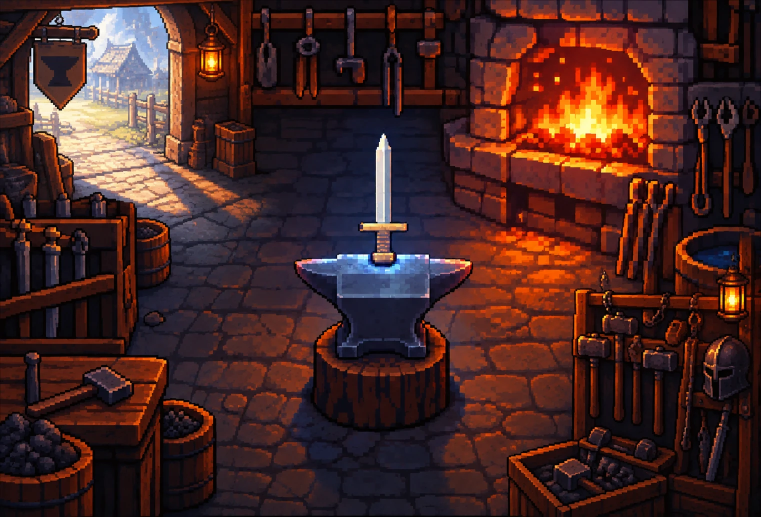
#> input picture assets/graphics/forge/forge_bg_source.webp, 1522 x 1033 px (shown at 1/2 size)
$ python make_forge_bg.py
#> lines starting #> are read from the running program, lines starting #| are printed output that depends on the picture
#> in main, source is the input picture: PIL image 1522x1033 RGB; mean R, G, B 71, 39, 36.1
### tools/make_font.py
"""한글 스프라이트 폰트 생성기.

src/, include/ 소스에서 쓰인 비ASCII 글자를 모아 16x16 스프라이트 폰트를 만든다.
- ASCII(33~126): Butano common_variable_8x16_font 글리프를 그대로 복사
- 그 밖의 글자: 굴림 12px로 렌더링 (흰 본체 + 오른쪽/아래 검은 그림자)

출력: graphics/hs_font.bmp, graphics/hs_font.json, include/hs_font.h
같은 글자로 사방에 검은 외곽선을 두른 폰트도 함께 만든다 (일시정지 화면처럼 배경이 복잡한 곳용):
graphics/hs_font_outline.bmp, graphics/hs_font_outline.json, include/hs_font_outline.h (hs::font_outline)
내용이 바뀌었을 때만 파일을 다시 쓰므로 Makefile EXTTOOL로 매 빌드마다 돌려도 된다.
"""

import os
import re
import struct
import sys

from PIL import Image, ImageDraw, ImageFont

ROOT = os.path.dirname(os.path.dirname(os.path.abspath(__file__)))
BUTANO_COMMON = os.path.join(ROOT, '..', 'butano', 'common')
ASCII_BMP = os.path.join(BUTANO_COMMON, 'graphics', 'common_variable_8x16_font.bmp')
ASCII_HEADER = os.path.join(BUTANO_COMMON, 'include', 'common_variable_8x16_sprite_font.h')
KOREAN_TTF = r'C:\Windows\Fonts\gulim.ttc'
KOREAN_SIZE = 12
KOREAN_WIDTH = 13      # 12px 글자 + 그림자 1px
KOREAN_TOP = 2

OUT_BMP = os.path.join(ROOT, 'graphics', 'hs_font.bmp')
OUT_JSON = os.path.join(ROOT, 'graphics', 'hs_font.json')
OUT_HEADER = os.path.join(ROOT, 'include', 'hs_font.h')

SMALL_SIZE = 10        # 작은 글꼴(hs::font_small): 10px 글자 + 사방 외곽선, 전부 굴림으로 그린다
SMALL_TOP = 3

CELL = 16
BODY = 14     # 흰색
SHADOW = 12   # 검은색


# [43 lines left out: functions collect_characters, read_ascii_widths, write_bmp_4bpp, not called in this run]


def write_if_changed(path, data):
    mode = 'rb' if isinstance(data, bytes) else 'r'
    if os.path.exists(path):
        kwargs = {} if mode == 'rb' else {'encoding': 'utf-8', 'newline': ''}
        with open(path, mode, **kwargs) as f:
            if f.read() == data:
                return False
    if isinstance(data, bytes):
        with open(path, 'wb') as f:
            f.write(data)
    else:
        with open(path, 'w', encoding='utf-8', newline='\n') as f:
            f.write(data)
    return True


# [180 lines left out: functions draw_outline, build_image, build_small, header_text, main, not called in this run]


# [2 lines that do not run on import are left out]

### tools/make_forge_bg.py
"""강화 화면 배경 변환기.

assets/graphics/forge/forge_bg_source.webp(대장간 일러스트)를 240x160으로 줄여 8bpp 배경으로 만든다.
원본 한가운데의 검·모루는 스프라이트가 따로 올라오므로 바닥 무늬로 덮고(그루터기 아래쪽만 남김),
글자가 올라갈 위쪽 가운데와 아래쪽 가운데는 어둡게 눌러 읽기 쉽게 한다.
수동 실행 (빌드 때 안 돔): python -B tools/make_forge_bg.py
"""

import os
import sys

from PIL import Image, ImageEnhance

from make_font import write_if_changed

ROOT = os.path.dirname(os.path.dirname(os.path.abspath(__file__)))
SOURCE = os.path.join(ROOT, 'assets', 'graphics', 'forge', 'forge_bg_source.webp')
OUT_BMP = os.path.join(ROOT, 'graphics', 'forge_bg.bmp')
OUT_JSON = os.path.join(ROOT, 'graphics', 'forge_bg.json')

WIDTH = 240
HEIGHT = 160
COLORS = 64
BRIGHTNESS = 0.85

# 덮을 영역: 원본 검이 서 있던 가는 띠와 모루 자리 (240x160 기준). y 113 아래 그루터기 옆면은 남긴다.
SWORD_X0, SWORD_X1, SWORD_Y0 = 106, 134, 36
ANVIL_X0, ANVIL_X1, ANVIL_Y0 = 88, 152, 80
CLEAR_Y1 = 113
BLEND_MARGIN = 3     # 덮을 띠 양옆에서 평균을 낼 픽셀 수 (원본 무늬는 바닥 돌 한 가지 톤이라 이걸로 충분)

# 글자 자리 어둡게: (x0, y0, x1, y1, 세기). 세로로 가장자리에서 서서히 사라진다.
SHADES = [
    (52, 0, 188, 44, 0.55),     # 이름·성공률·메시지
    (76, 124, 156, 160, 0.45),  # 강화비·판매가
]


def crop_to_ratio(image):
    width, height = image.size
#> width = 1522; height = 1033
    target_height = round(width * HEIGHT / WIDTH)
#> target_height = 1015
    top = (height - target_height) // 2
#> top = 9
    return image.crop((0, top, width, top + target_height))
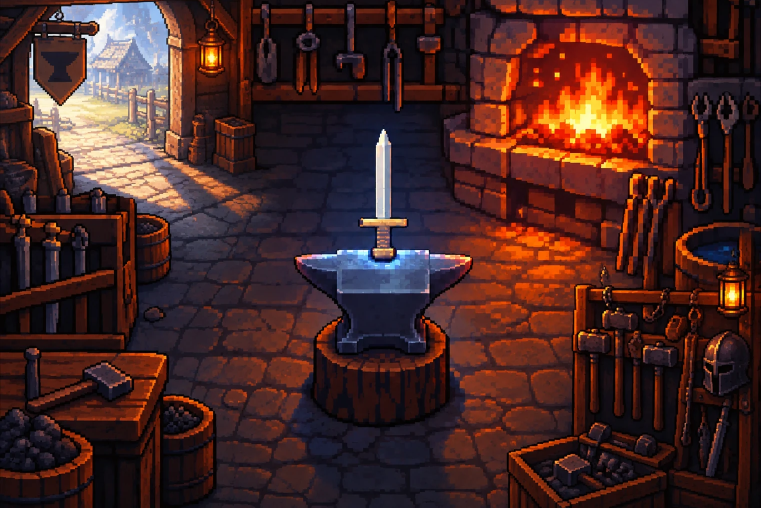
#> returned value: PIL image 1522x1015 RGB (shown at 1/2 size); mean R, G, B 71.6, 39.3, 36.3


def cover_center(image):
    """검·모루 자리를 양옆 픽셀을 이어 붙인 가로 그라데이션으로 덮는다."""
    pixels = image.load()

    def edge_color(x_start, step, y):
        samples = [pixels[x_start + step * i, y] for i in range(BLEND_MARGIN)]
        return tuple(sum(channel) / BLEND_MARGIN for channel in zip(*samples))

    for y in range(SWORD_Y0, CLEAR_Y1):
        x0, x1 = (SWORD_X0, SWORD_X1) if y < ANVIL_Y0 else (ANVIL_X0, ANVIL_X1)
        left = edge_color(x0 - 1, -1, y)
        right = edge_color(x1, 1, y)
        for x in range(x0, x1):
            t = (x - x0 + 0.5) / (x1 - x0)
            pixels[x, y] = tuple(round(left[c] * (1 - t) + right[c] * t) for c in range(3))


def darken(image):
    pixels = image.load()
    for x0, y0, x1, y1, strength in SHADES:
        for y in range(y0, y1):
            for x in range(x0, x1):
                edge_x = min(x - x0, x1 - 1 - x) / 16
                edge_y = min(y - y0, y1 - 1 - y) / 20 if y0 > 0 and y1 < HEIGHT else 1
                fade = min(1, edge_x, edge_y) * strength
                r, g, b = pixels[x, y]
                pixels[x, y] = (round(r * (1 - fade)), round(g * (1 - fade)), round(b * (1 - fade)))


def to_gba_color(color):
    return tuple(channel & 0xF8 for channel in color)


def main():
    source = Image.open(SOURCE).convert('RGB')
    image = crop_to_ratio(source).resize((WIDTH, HEIGHT), Image.BOX)
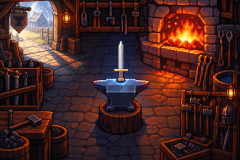
#> image: PIL image 240x160 RGB; mean R, G, B 71.7, 39.4, 36.4
    image = ImageEnhance.Brightness(image).enhance(BRIGHTNESS)
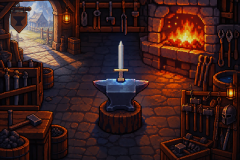
#> image: PIL image 240x160 RGB; mean R, G, B 60.5, 33, 30.5
    cover_center(image)
#> the loop in cover_center, `for y in range(SWORD_Y0, CLEAR_Y1):` made 77 passes
#> (left, right) on passes 1 to 7: ((16.33, 12.67, 22), (13.67, 11.67, 20)), ((20.33, 16.33, 26), (16.67, 13.67, 22.67)), ((20, 16.33, 26), (18.33, 15.33, 24.67)), ((16.33, 12.33, 22.67), (18.67, 14.33, 23.33)), ((20.67, 16.67, 28.33), (18, 14.67, 24)), ((19.67, 17, 29), (13.67, 11, 17.67)), ((15.33, 14, 27), (21.67, 18, 29.67))
#> left on pass 11: (16.33, 16.67, 30)
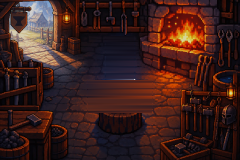
#> image: PIL image 240x160 RGB; mean R, G, B 61, 31.9, 28.4
    darken(image)
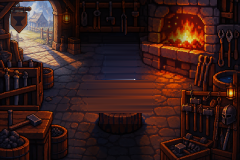
#> image: PIL image 240x160 RGB; mean R, G, B 56, 29.7, 26.3

    quantized = image.quantize(colors=COLORS, method=Image.Quantize.MAXCOVERAGE, kmeans=3,
                               dither=Image.Dither.NONE)
    raw = quantized.getpalette()
#> raw = 192 values, max 214 at index 12, min 2 at index 35, mean 100.7
    palette = [to_gba_color(tuple(raw[i * 3:i * 3 + 3])) for i in range(COLORS)]
#> palette = 64 items, first 6: (200, 200, 200), (8, 0, 0), (200, 64, 0), (88, 80, 96), (208, 200, 80), (88, 24, 8)

    # 256x256 8bpp, 그림은 왼쪽 위. 팔레트 0번은 배경에서 투명 취급되므로 안 쓰는 검정을 0번에 둔다.
    canvas = Image.new('P', (256, 256), 0)
#> canvas: PIL image 256x256 P; every value is 0
    quantized_pixels = quantized.load()
    for y in range(HEIGHT):
        for x in range(WIDTH):
            canvas.putpixel((x, y), quantized_pixels[x, y] + 1)

    canvas.putpalette([0, 0, 0] + [channel for color in palette for channel in color])
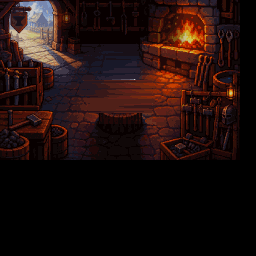
#> canvas: PIL image 256x256 P; mean R, G, B 31.5, 15.2, 13
    canvas.save(OUT_BMP + '.tmp', format='BMP')
    with open(OUT_BMP + '.tmp', 'rb') as handle:
        write_if_changed(OUT_BMP, handle.read())
    os.remove(OUT_BMP + '.tmp')

    write_if_changed(OUT_JSON, '{\n    "type": "regular_bg",\n    "bpp_mode": "bpp_8"\n}\n')

    preview = canvas.convert('RGB').crop((0, 0, WIDTH, HEIGHT)).resize((WIDTH * 4, HEIGHT * 4), Image.NEAREST)
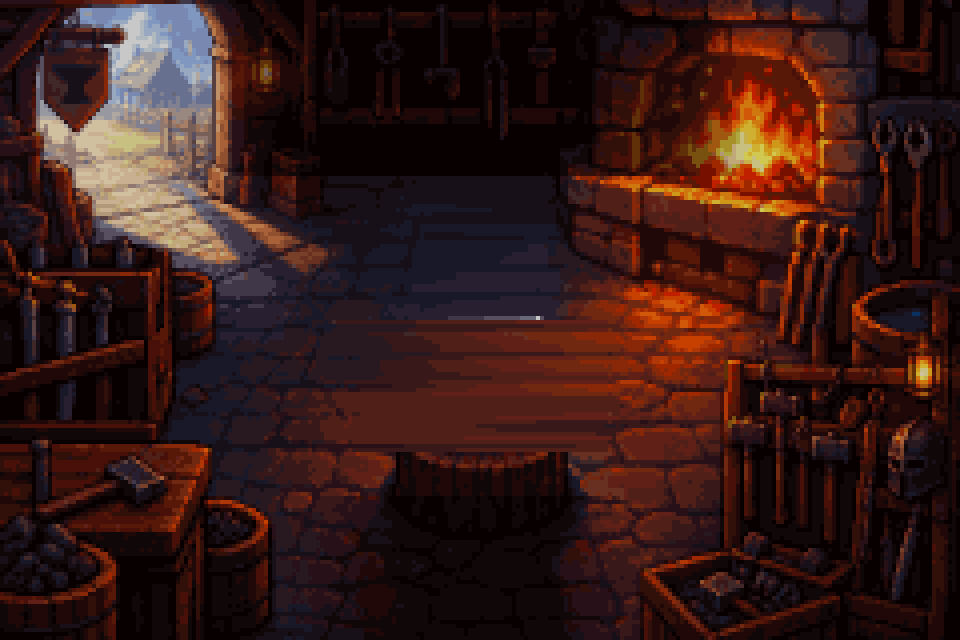
#> preview: PIL image 960x640 RGB; mean R, G, B 53.8, 25.9, 22.2
    preview.save(os.path.join(ROOT, 'build', 'forge_bg_preview.png'))
    return 0


if __name__ == '__main__':
    sys.exit(main())
#> (the program exits here)
